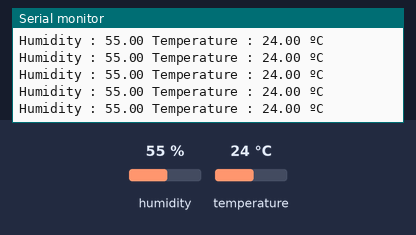
The sketch below on a simulated Arduino Uno, built with avr-gcc and run on an emulated ATmega328P. Shown: the last lines printed to the serial monitor. Inputs (shaded band) come from the test bench; at power-on: humidity 55 %, temperature 24 °C.

Above: at 2.8 s.
2.9 s: humidity set to 22 %
At 4.22 s:
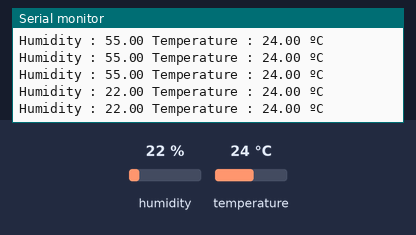
5.6 s: temperature set to 12 °C
At 6.16 s:
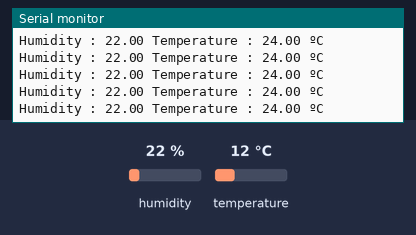
8.3 s: humidity set to 40 %
At 8.32 s:
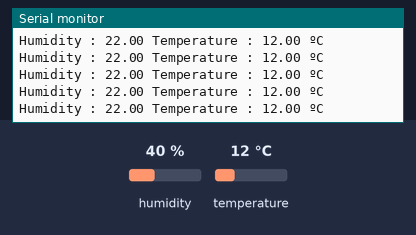
Timing chart, 0 to 11.3 s (numbered marks = the images above; inputs shaded):
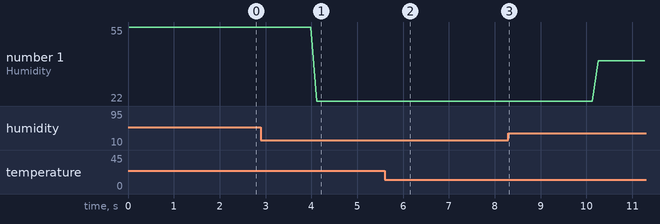

Measured:
- after the input at 2.9 s, the serial monitor: prints a new line after 1.2 s (image 1)
- plotted number 1: 55 → 22 after the input at 2.9 s, 22 → 40 after the input at 8.3 s

The sketch:

ESP8266_DHT11.ino
```cpp
#include <DHT.h>

#define PIN_DHT 2  // D4 = 2번핀 (https://www.make-it.ca/nodemcu-details-specifications/)

DHT DHTsensor(PIN_DHT, DHT11);

void setup() {
  DHTsensor.begin();
  pinMode(PIN_DHT, INPUT);

  Serial.begin(115200);

}

void loop() {

  float humidity = DHTsensor.readHumidity();
  float temp = DHTsensor.readTemperature();
  Serial.print("Humidity : ");
  Serial.print(humidity);
  Serial.print(" Temperature : ");
  Serial.print(temp);
  Serial.println(" ºC");
  delay(100);

}
```
